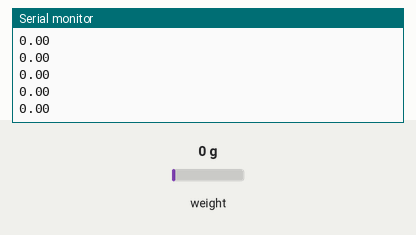
The sketch below on a simulated Arduino Uno, built with avr-gcc and run on an emulated ATmega328P. On the bench: the last lines printed to the serial monitor. The test bench sets the inputs (shaded band); at power-on: weight on the scale 0 g.

Above: at 3.6 s.
3.7 s: weight on the scale set to 100 g
At 3.96 s:
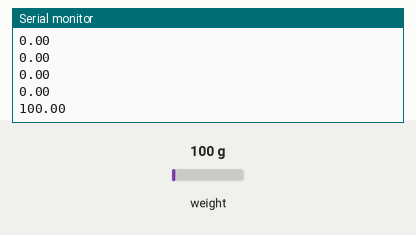
5.2 s: weight on the scale set to 1250 g
At 5.37 s:
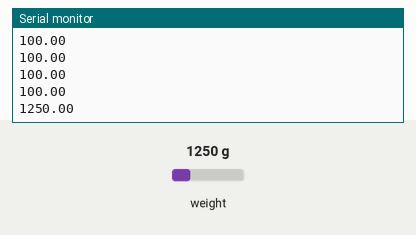
Timing chart, 0 to 8.2 s (numbered marks = the images above; inputs shaded):
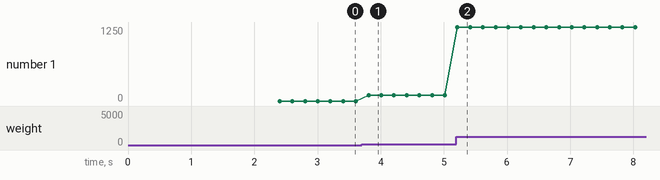

The sketch:

scales_firmware.ino
```cpp
/*
 * Прошивка для весов на базе Arduino Mini и HX711
 * Передает данные о весе в последовательный порт (Serial)
 */

#include <HX711_ADC.h> // Библиотека для работы с весами
#include <EEPROM.h>

const int DT_PIN = 4;  // Пин данных HX711
const int SCK_PIN = 5; // Пин синхронизации HX711

HX711_ADC LoadCell(DT_PIN, SCK_PIN);

void setup() {
  Serial.begin(57600); // Инициализация связи с ПК
  LoadCell.begin();

  float calibrationValue = 220.5; // ТВОЁ калибровочное число

  // Инициализация датчика с прогревом 2 секунды и обнулением (Тара)
  LoadCell.start(2000, true);
  LoadCell.setCalFactor(calibrationValue);
}

void loop() {
  static boolean newDataReady = 0;

  // Проверяем, есть ли новые данные от АЦП HX711
  if (LoadCell.update()) newDataReady = true;

  if (newDataReady) {
    static unsigned long lastTime = 0;
    // Отправляем вес в компьютер раз в 200 мс (5 Гц)
    if (millis() - lastTime > 200) {
      float w = LoadCell.getData();
      Serial.println(w); // Отправляем значение веса новой строкой
      lastTime = millis();
      newDataReady = false;
    }
  }

  // Слушаем команды от ПК (например, 't' для обнуления)
  if (Serial.available() > 0) {
    char cmd = Serial.read();
    if (cmd == 't') LoadCell.tareNoDelay();
  }
}
```

Measured:
- after the input at 3.7 s, the serial monitor: prints a new line after 0.11 s (image 1)
- after the input at 5.2 s, the serial monitor: prints a new line at once (image 2)
- plotted number 1: 0 → 100 after the input at 3.7 s, 100 → 1250 after the input at 5.2 s
